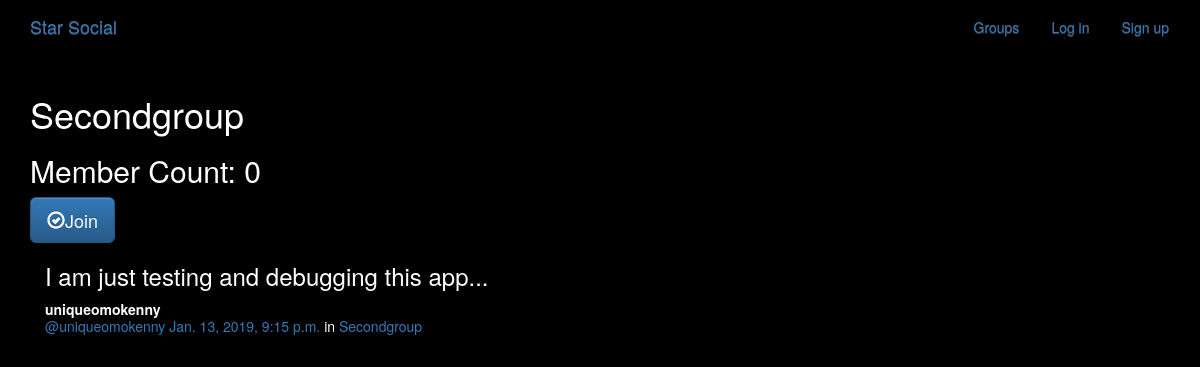
The app's page /groups/posts/in/secondgroup/ with its own data.
### groups/models.py (models this page shows, shortened)
class Group(models.Model):
    name = models.CharField(max_length=100, unique=True)
    slug = models.SlugField(allow_unicode=True, unique=True)
    description = models.TextField(default='', blank=True)
    description_html = models.TextField(editable=True ,default='', blank=True)
    members = models.ManyToManyField(User, through='GroupMember')
    class Meta:
        ordering = ['name']

### posts/models.py (models this page shows, shortened)
class Post(models.Model):
    user = models.ForeignKey(User, related_name='posts')
    created_at = models.DateTimeField(auto_now=True)
    message = models.TextField()
    message_html = models.TextField(editable=True)
    group = models.ForeignKey(Group, related_name='posts', null=True, blank=True)
    class Meta:
        ordering = ['-created_at']
        unique_together = ['user', 'message']

### groups/views.py (the view)
# urls.py: url(r'^posts/in/(?P<slug>[-\w]+)/$', views.SingleGroup.as_view(), name='single'),
class SingleGroup(generic.DetailView):
    model = Group

### groups/templates/groups/group_detail.html
{% extends "groups/group_base.html" %}
{% block pregroup %}
  <h1> {{group.name}} </h1>
  <h2> Member Count: {{group.members.count}} </h2>
  <div class="content">
      {% if user in group.members.all %}
        <a href="{% url 'groups:leave' slug=group.slug %}" class="btn btn-lg btn-fill btn-warning"><span class="glyphicon glyphicon-remove-circle"></span>Leave</a>
        {% else %}
        <a href="{% url 'groups:join' slug=group.slug %}" class="btn btn-lg btn-fill btn-primary"><span class="glyphicon glyphicon-ok-circle"></span>Join</a>
      {% endif %}
  </div>
{% endblock pregroup %}
{% block group_content %}
<div class="col-md-8">
    {% if group.posts.count == 0 %}
        <h2>No post in this group yet!</h2>
    {% else %}
        {% for post in group.posts.all %}
            {% include "posts/_post.html" %}
        {% endfor %}
    {% endif %}
</div>
{% endblock group_content %}

### posts/templates/posts/_post.html (shortened to what this page needs)
<div class="post media">
	<h3>{{ post.message_html|safe }}</h3>
	<div class="media-body">
		<strong>{{ post.user.username }}</strong>
		<h5 class="media-heading">
			<span class="username"><a href="{% url 'posts:for_user' username=post.user.username %}">@{{ post.user.username }}</a></span>
			<time class="time"><a href="{% url 'posts:single' username=post.user.username pk=post.pk %}">{{ post.created_at }}</a></time>
			{% if post.group %}
			<span class="group-name">in <a href="#">{{ post.group.name }}</a></span>
			{% endif %}
		</h5>
	</div>
</div>

### static/simplesocial/css/master.css (style rules this page uses)
body { margin: 0; overflow: hidden; background-color: black; color:white; }

### records on screen
Group: name "Secondgroup", members.count "0"
Post: message_html "I am just testing and debugging this app...", user.username "uniqueomokenny", created_at "Jan. 13, 2019, 9:15 p.m.", group.name "Secondgroup"
